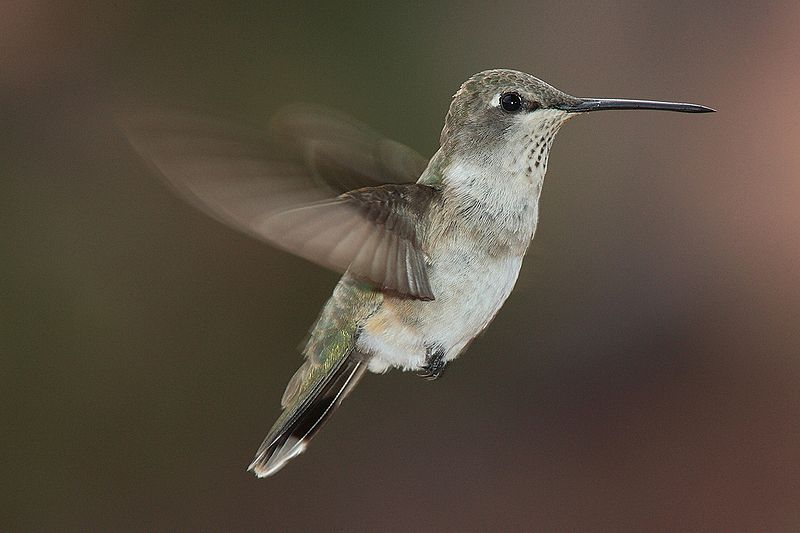
//> input picture Image Binarization/humming_bird.jpg, 800 x 533 px
$ ./main   (built with g++ and OpenCV 4)
//> lines starting //> are read from the running program, lines starting //| are printed output that depends on the picture; after the words box and inside, x2 and y2 are one past the last pixel; in counts of white or black regions, pixels touching at a corner belong together
/*
	이진화, 히스토그램 출력, 히스토그램 평활화 영상 저장
*/
#include <opencv2\opencv.hpp>
#include <opencvLibs.h>			// 개인 설정

#include <iostream>

int main() {
	cv::Mat m_Img = cv::imread("humming_bird.jpg", cv::IMREAD_GRAYSCALE);
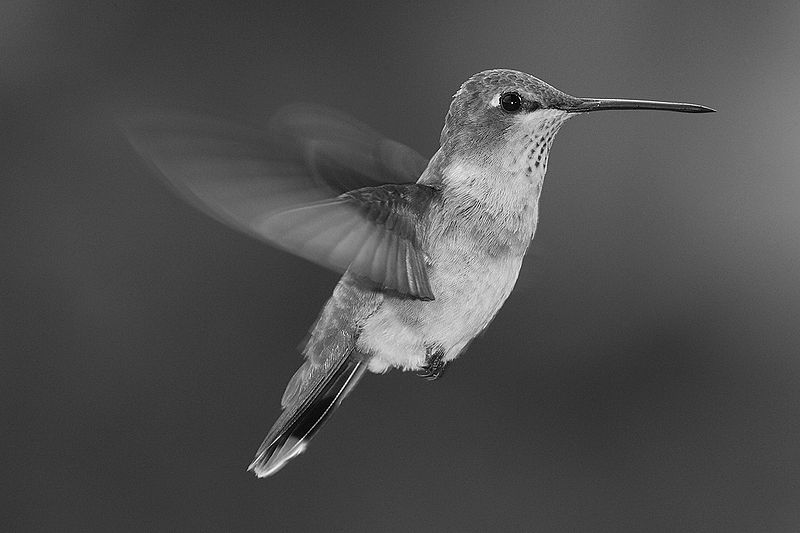
//> m_Img: 533 rows x 800 cols, CV_8UC1; min 0, max 255, mean 78.5
	cv::namedWindow("org");
	cv::moveWindow("org", 10, 10);
	cv::imshow("org", m_Img);

	// 영상 이진화
	// 기본 8U의 정보를 담고있는 이미지를 경계값(m_ThresholdVal)을 넘으면 최대값 아니면 0
	cv::Mat m_BinaryImg;
	double m_ThresholdVal = 110.0, m_MaxVal = 255.0;
	cv::threshold(m_Img, m_BinaryImg, m_ThresholdVal, m_MaxVal, cv::THRESH_BINARY);
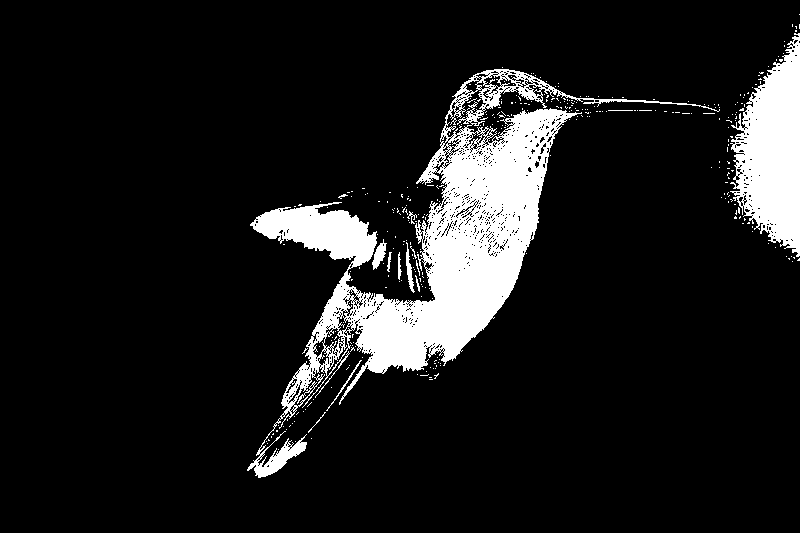
//> m_BinaryImg: 533 rows x 800 cols, CV_8UC1; 11% white; 341 white regions (327 under 20 px), largest, box (x1, y1, x2, y2) and area: (247, 69, 720, 478) 35708, (730, 33, 800, 257) 9708, (372, 239, 387, 270) 216
	cv::namedWindow("Binary");
	cv::moveWindow("Binary", 10 + m_Img.cols, 10);
	cv::imshow("Binary", m_BinaryImg);

	cv::Mat m_Hist;		// 값을 구해 담아둘 곳
	// BGR BGR 두개의 이미지가 있다 치고, 첫번째 이미지의 B 두번째 이미지의 G를 계산하고싶다면,
	// 012 345 인덱싱이기 때문에 {0, 4}를 넣는다.
	const int channel_numbers[] = { 0 };	// 회색이미지의 하나의 채널이기때문에
	float channel_range[] = { 0.0 , 255.0 };	//
	const float *channel_rnages[] = { channel_range };
	int number_bins = 255;
	cv::calcHist(&m_Img, 1, channel_numbers, cv::Mat(), m_Hist, 1, &number_bins, channel_rnages);
//> m_Hist = 255 values, max 18758 at index 57, min 5 at index 252, mean 1671.9

	// 데이터를 그래프로 보여줄 결과 Mat를 만든다(흰색의 이미지)
	cv::Mat m_HistGraphImg(255, m_Hist.rows, CV_32FC1, cv::Scalar(255));
	double min, max;
	cv::minMaxLoc(m_Hist, &min, &max);	// m_Hist에서 최대값고 최소값을 찾는다.
//> min = 5; max = 18758
	for (int i = 0; i < m_HistGraphImg.rows; i++) {
		// 영상은 왼쪽위가 0,0인 곳이고 그릴 그래프는 맨 밑이 0인 막대 그래프이다.
		// 결과 Mat의 크기는 255x255이기 떄문에 색의 빈도수를 0~255의 안에 넣을 것이다. 여기선 최대 최대가 240으로 그릴 것이다.
		cv::line(m_HistGraphImg, cv::Point(i, 255), cv::Point(i, 255 - (m_Hist.at<float>(i, 0) / max)*240), cv::Scalar(0));
	}
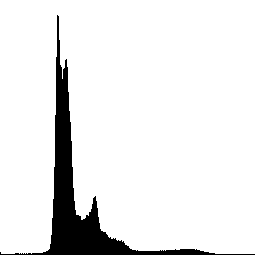
//> m_HistGraphImg: 255 rows x 255 cols, CV_32FC1; 91.4% white; 1 black region, box (x1, y1, x2, y2) and area: (0, 15, 255, 255) 5593
	cv::namedWindow("Histogram");
	cv::moveWindow("Histogram", 10, 10 + m_Img.rows);
	cv::imshow("Histogram", m_HistGraphImg);

	// 히스토그램 평활화
	cv::Mat m_EqualizeHistImg;
	cv::equalizeHist(m_Img, m_EqualizeHistImg);
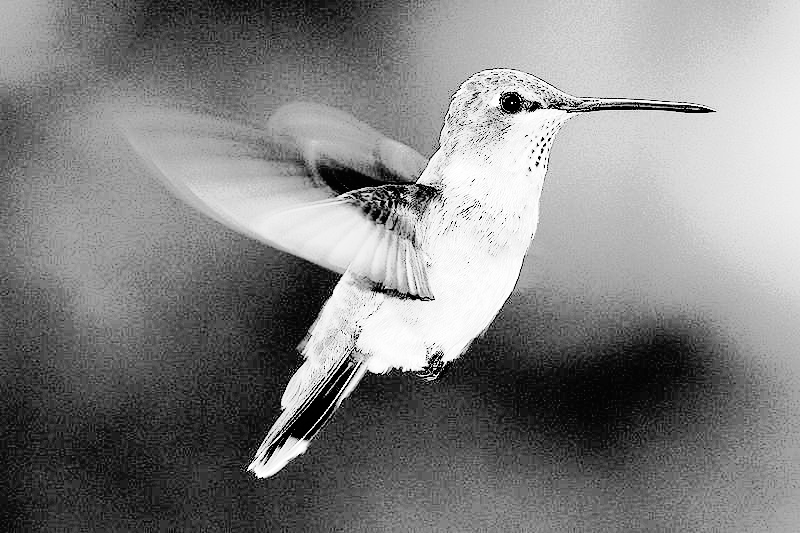
//> m_EqualizeHistImg: 533 rows x 800 cols, CV_8UC1; min 0, max 255, mean 130.3
	cv::namedWindow("Equalized");
	cv::moveWindow("Equalized", 10 + m_HistGraphImg.cols, 10 + m_Img.rows);
	cv::imshow("Equalized", m_EqualizeHistImg);

	// 평활화된 이미지 저장.
	cv::imwrite("save.png", m_EqualizeHistImg);

	cv::waitKey();

	return 0;
}
